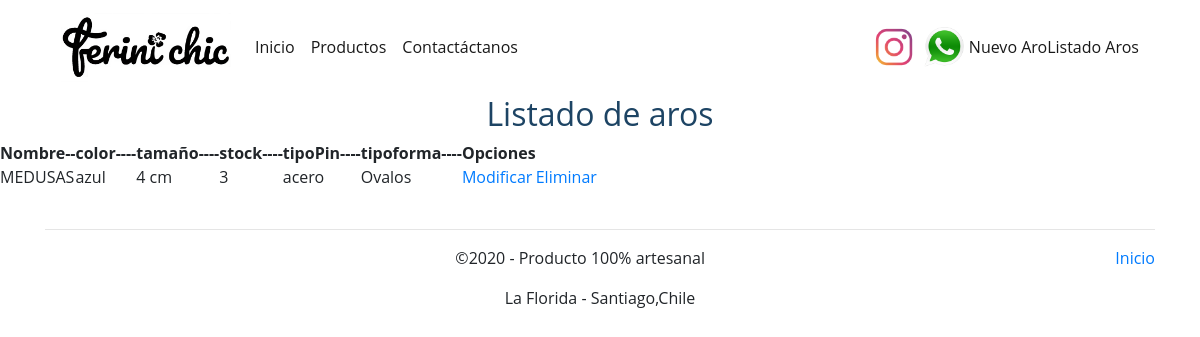
/ListadoAros, run on an earlier commit of the app's database.
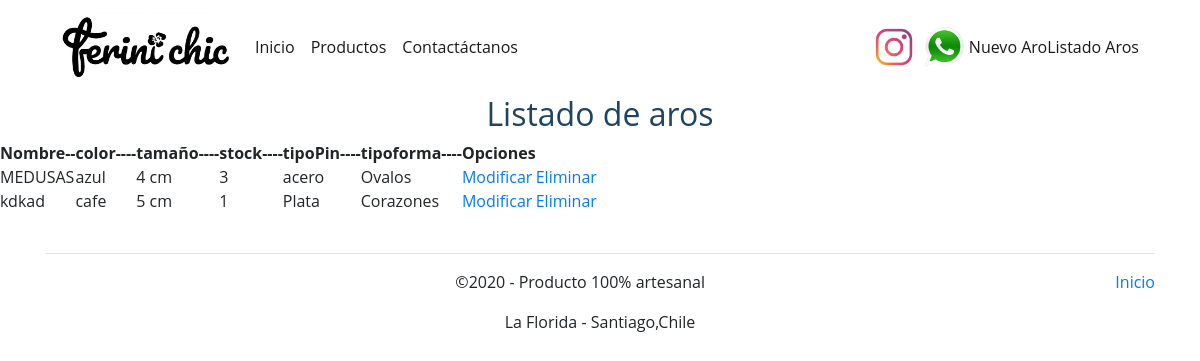
And on a later commit of the database.
### core/models.py (models this page shows, shortened)
class Aro (models.Model):
    nombre= models.CharField(max_length=90)
    color= models.CharField(max_length=30)
    tamaño= models.IntegerField()
    stock= models.IntegerField()
    tipoPin= models.CharField(max_length=20)
    tipoforma= models.ForeignKey(TipoAro, on_delete=models.CASCADE)

class TipoAro (models.Model):
    nombreT= models.CharField(max_length=50)
    def __str__(self):
        return self.nombreT

### core/views.py (the view)
# urls.py: path('ListadoAros',ListadoAros ,name= "ListadoAros" ),
def ListadoAros(request):
    aros_= Aro.objects.all()
    data ={
        'aros_':aros_
    }
    return render(request, 'core/ListadoAros.html', data)

### core/templates/core/ListadoAros.html (shortened to what this page needs)
{% extends 'core/baseEstructura.html' %}
{% load static %}
{%block css%}
<link rel="stylesheet" href="{% static 'core/css/estiloIndex.css'%}">
{%endblock%}
{% block contenido %}
<h2>Listado de aros</h2>
<table>
    <tr>
        <th>Nombre--</th>
        <th>color----</th>
        <th>tamaño----</th>
        <th>stock----</th>
        <th>tipoPin----</th>
        <th>tipoforma----</th>
        <th>Opciones</th>
    </tr>
    {%for a in aros_%}
    <tr>
       <td>{{a.nombre}}</td>
       <td>{{a.color}}</td>
       <td>{{a.tamaño}} cm</td>
       <td>{{a.stock}}</td>
       <td>{{a.tipoPin}}</td>
       <td>{{a.tipoforma}}</td>
       <td>
        <a href="{% url 'modificar_aro' a.id %}">Modificar</a>
       </td>
       <td>
        <a href="#" onclick="confirmarEliminacion({{a.id}})">Eliminar</a>
       </td>
    </tr>
    {%endfor%}
</table>
{%endblock%}

### core/templates/core/baseEstructura.html (shortened to what this page needs)
<!doctype html  >
<html lang="en">
  <head>
    <link rel="stylesheet" href="https://stackpath.bootstrapcdn.com/bootstrap/4.5.2/css/bootstrap.min.css">
    {% load static %}
    {%block css%}
    {%endblock%}
  </head>
  <body>
    <div id="barra" class="container">
        <nav class ="navbar navbar-expand-lg navbar-light  bg-white">
            <a class="navbar-brand">
                <img id="logo" src="{% static 'core/imagenes/logoo.png'%}"   alt="logo">
            </a>
            <div class="collapse navbar-collapse" id="menu">
                <ul class="navbar-nav mr-auto">
                    <li class="nav-item active">
                        <a href="{% url 'home'%}" class="nav-link">Inicio</a>
                    </li>
                    <li class="nav-item active">
                        <a href="{% url 'aros'%}" class="nav-link">Productos</a>
                    </li>
                    <li class="nav-item active">
                        <a href="{% url 'Contacto'%}" class="nav-link">Contactáctanos</a>
                    </li>
                </ul>
                <span class="navbar-text">
                  <a href="https://www.instagram.com/ferini_chic/?hl=es-la" target="blank"><img class="redes" src="{% static 'core/imagenes/insta.png'%}" alt=""></a>
                </span>
                <span class="navbar-text">
                  <a href="https://api.whatsapp.com/send?phone=56950596898" target="blank"><img class="redes" src="{% static 'core/imagenes/wp.png'%}"  alt=""></a>
                </span>
                <span class="navbar-text">
                  <a href="{%url 'nuevo_aro'%}" target="blank">Nuevo Aro</a>
                </span>
                <span class="navbar-text">
                  <a href="{%url 'ListadoAros'%}" target="blank">Listado Aros</a>
                </span>
            </div>
          </nav>
    </div>
    <div id="contenidoPrincipal">
        {% block contenido %}
        {%endblock%}
    </div>
  <footer class="container">
    <hr class="colorhr featurette-divider">
    <p class="float-right"><a href="#">Inicio</a></p>
    <p class="elFooter">&copy;2020  - Producto 100% artesanal   </p>
    <p class="elFooter"> La Florida - Santiago,Chile </p>
  </footer>
  </body>
</html>

### core/static/core/css/estiloIndex.css (style rules this page uses)
* { margin: 0px; padding: 0px; }
footer { padding: 1.5em; }
.elFooter { text-align: center; }
#logo { width : 170px; }
.redes { height: 50px; padding: 5px; }
body { font-family: 'Open Sans', sans-serif; }
h2 { color: #1d4464; text-align: center; }

What changed in the data, as far as the page shows it:
added Aro: nombre "kdkad", color "cafe", tamaño "5", stock "1", tipoPin "Plata", tipoforma "Corazones"
